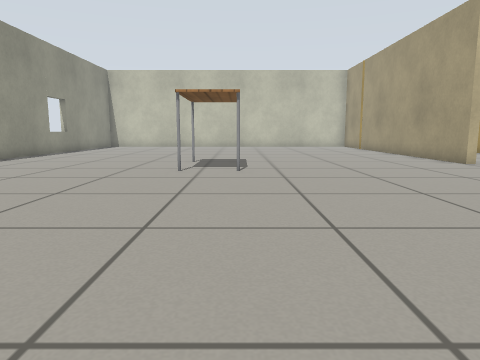
view 1 (above)

24 first-person views from a walk through a Gazebo world. The camera is 0.5 m above the floor, tilts 8° down and sees 70° across. The floor is counted in squares, 0.5 m on a side. Each view is taken from the middle of a square. On the plan, view 1 faces up. The plan holds only what a view shows up to about 13 squares ahead; the rest is blank. The robots in the file are not drawn. Gazebo's built-in surfaces are drawn with simple patterns.

view 2
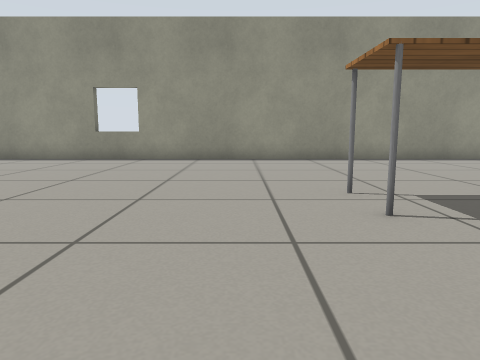

view 3
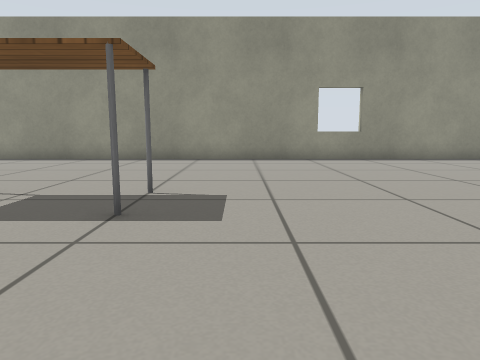

view 4
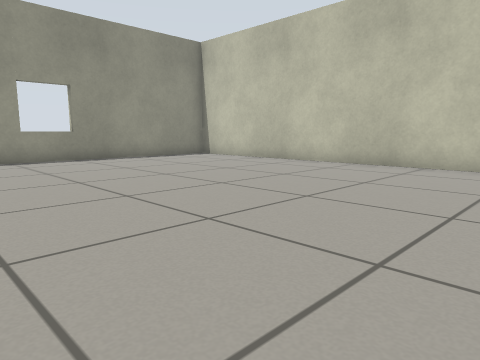

view 5
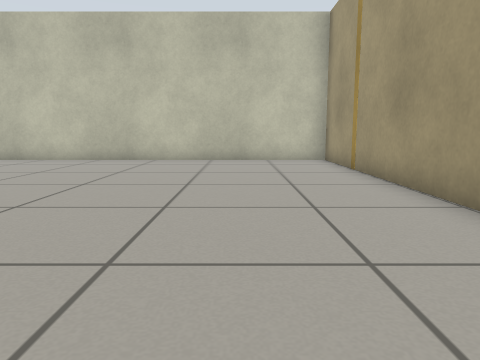

view 6
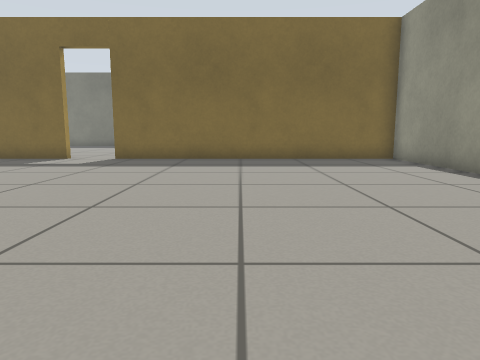

view 7
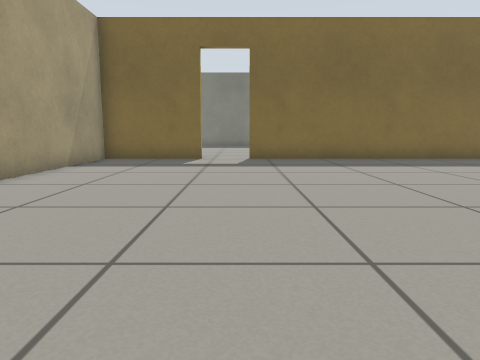

view 8
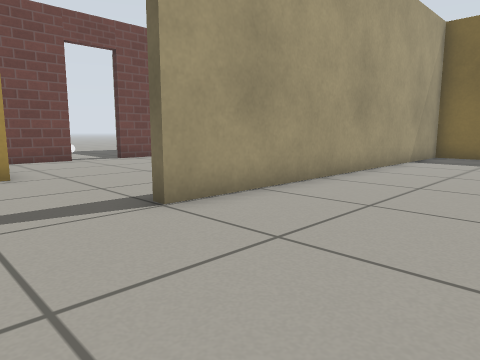

view 9
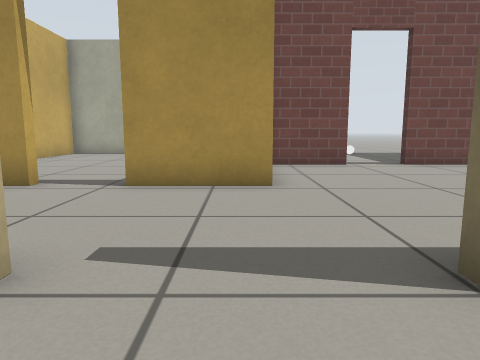

view 10
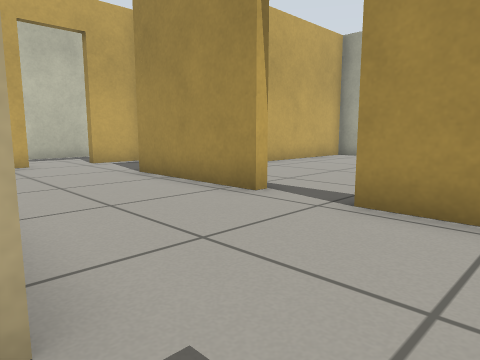

view 11
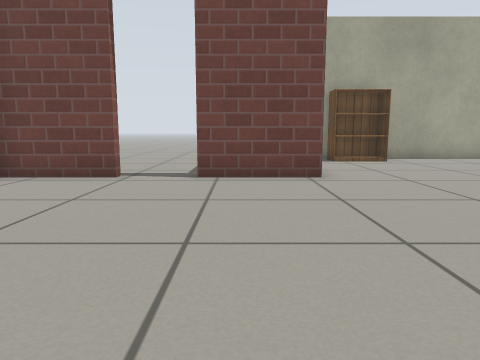

view 12
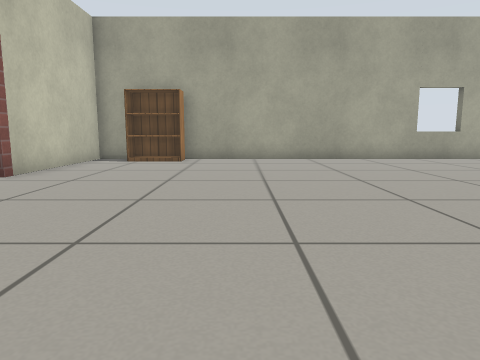

view 13
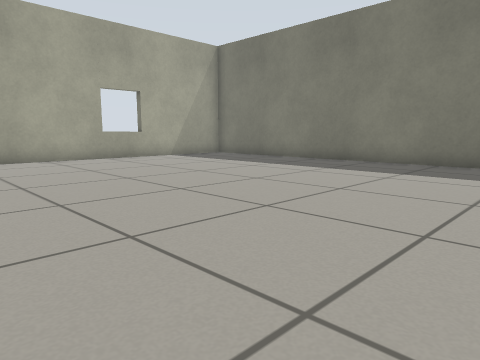

view 14
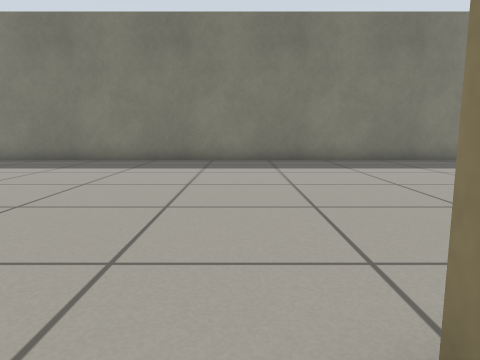

view 15
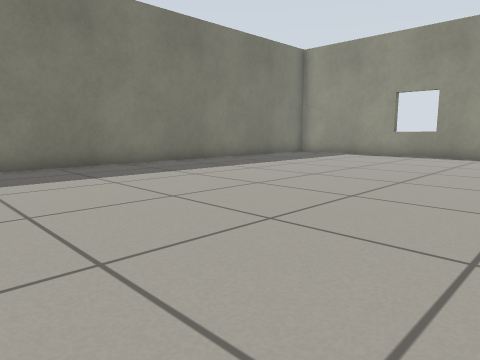

view 16
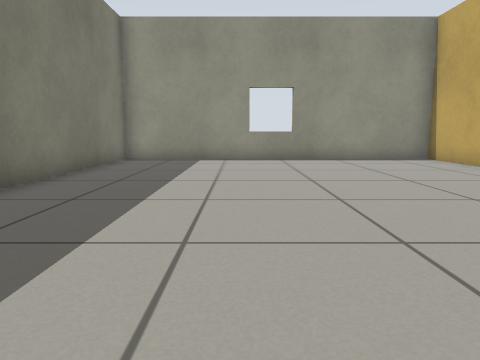

view 17
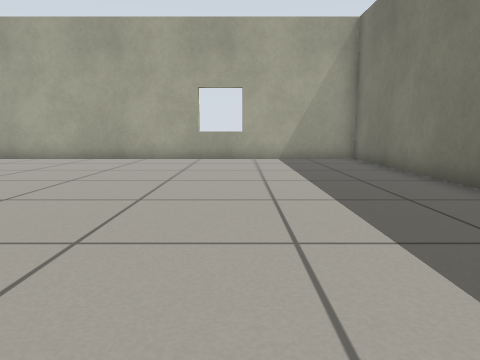

view 18
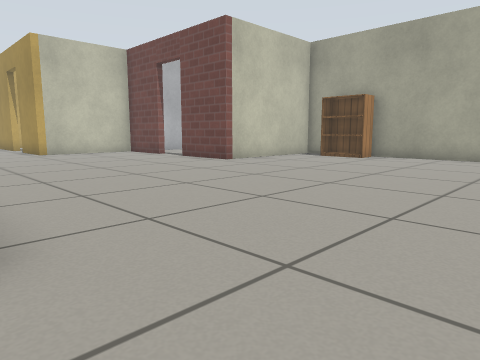

view 19
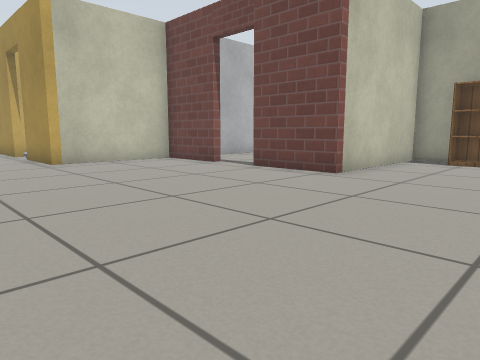

view 20
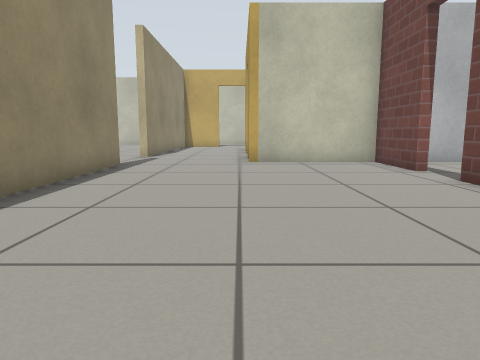

view 21
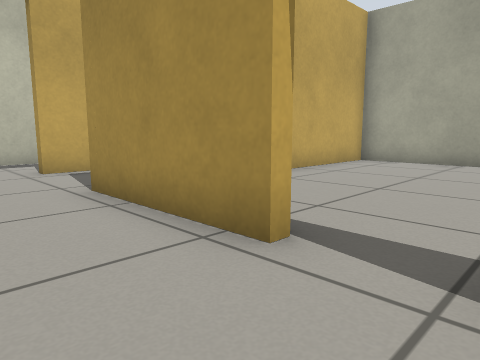

view 22
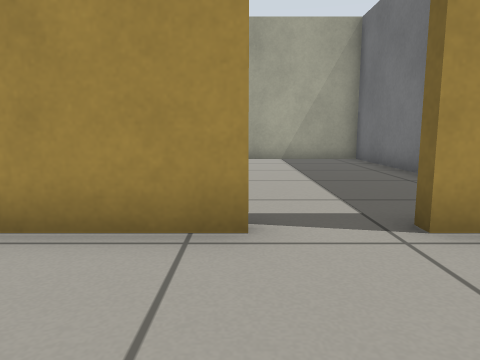

view 23
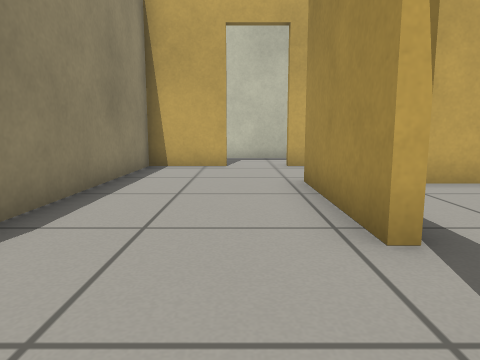

view 24
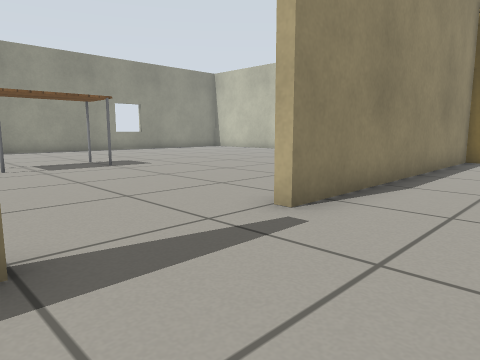

### Floor plan
Points are (right, up) in squares from view 1. A wall is a line through its corners. A room is listed if a view was taken in it or the views show most of it. See-through windows are left out.
Room 1 (views 1, 2, 3, 4, 5, 6, 7, 8, 9)
walls: (7, 10.6) (7, 13.5); (7, 15.3) (7, 23.2) (-4.9, 23.2); (3.4, -4.8) (7, -4.8) (7, 7.5); (-8.7, 21.9) (-8.7, -4.8) (1.7, -4.8)
ways out: opening at (7, 9) to room 2; open door at (2.5, -5) to room 2
objects: table (-1, 9) to (0, 11)
Room 2 (views 10, 11, 12, 13, 14, 15, 16, 17, 18, 19, 20, 21, 22, 23, 24)
walls: (7.3, 7.5) (7.3, 2.1); (15.5, 5.6) (15.5, 8.4) (11.3, 8.4) (11.3, 11.1); (-5.9, -5) (-8.7, -5) (-8.7, -16.2) (20.7, -16.2) (20.7, 1.2) (15.5, 1.2) (15.5, 3.9); (11.3, 12.9) (11.3, 17); (9.6, 20) (7.3, 20) (7.3, 10.6); (13, 20) (11.4, 20)
ways out: opening at (7, 9) to room 1; open door at (2.5, -5) to room 1; open door at (11.2, 12) to room 3; open door at (10.5, 20); open door at (16, 4.5)
objects: bookshelf (20, -2) to (20, 0)
Room 3 (no view inside)
walls: (16.1, 8.7) (20.7, 8.7) (20.7, 16.6) (13.6, 16.6)
ways out: open door at (11.2, 12) to room 2

Where each view was taken, in squares from view 1:
view 1: 0 up, 0 right, facing up
view 2: 7 up, 4 right, facing left
view 3: 13 up, 4 right, facing left
view 4: 13 up, 4 right, facing up-left
view 5: 11 up, 4 right, facing up
view 6: 8 up, 3 left, facing down
view 7: 8 up, 2 right, facing down
view 8: 10 up, 3 right, facing down-right
view 9: 9 up, 5 right, facing right
view 10: 9 up, 7 right, facing up-right
view 11: 3 up, 8 right, facing right
view 12: 4 down, 8 right, facing right
view 13: 5 down, 8 right, facing down-right
view 14: 4 down, 8 right, facing down
view 15: 6 down, 6 right, facing down-left
view 16: 12 down, 4 right, facing left
view 17: 12 down, 8 right, facing right
view 18: 8 down, 7 right, facing up-right
view 19: 3 down, 8 right, facing up-right
view 20: 3 down, 11 right, facing up
view 21: 11 up, 9 right, facing up-right
view 22: 13 up, 8 right, facing right
view 23: 10 up, 10 right, facing up
view 24: 7 up, 10 right, facing up-left
